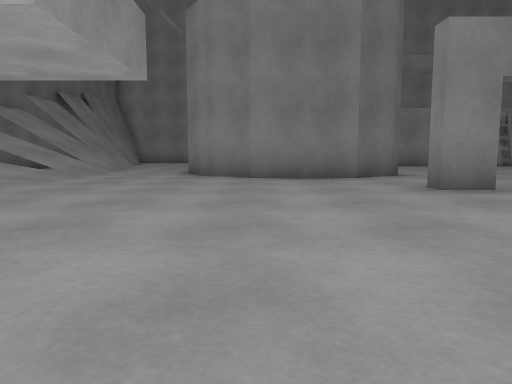
[1] (above)

23 first-person views from a walk through a 3-D level made in the Unity game engine. The camera is 0.55 m above the floor, tilts 6° down and sees 70° across. The floor is counted in squares, 1 m on a side. Each view is taken from the middle of a square. On the plan, view 1 faces up. The plan holds only what a view shows up to about 9 squares ahead; the rest is blank. The place goes on beyond the plan. The player character is not drawn.

[2]
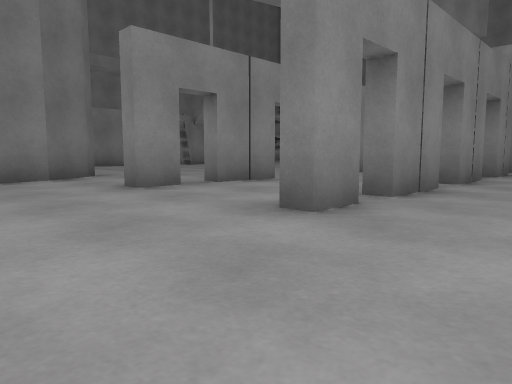

[3]
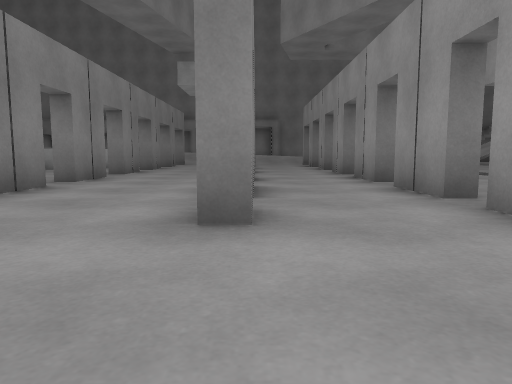

[4]
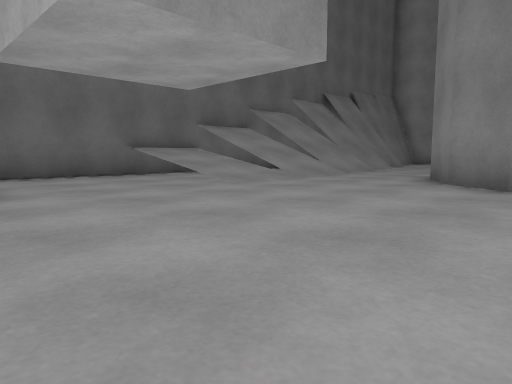

[5]
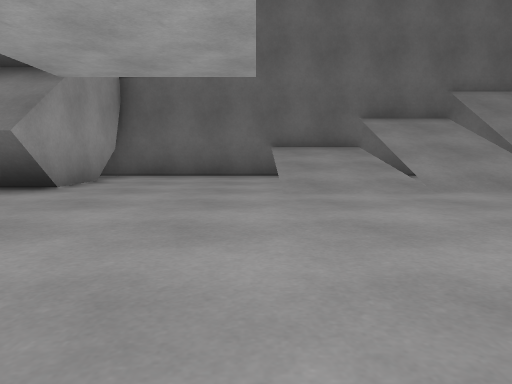

[6]
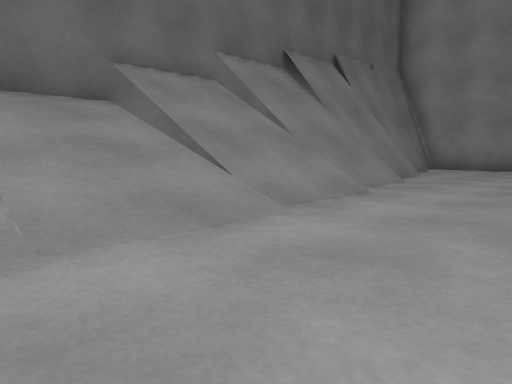

[7]
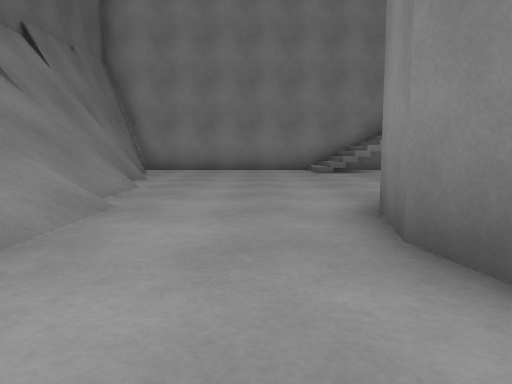

[8]
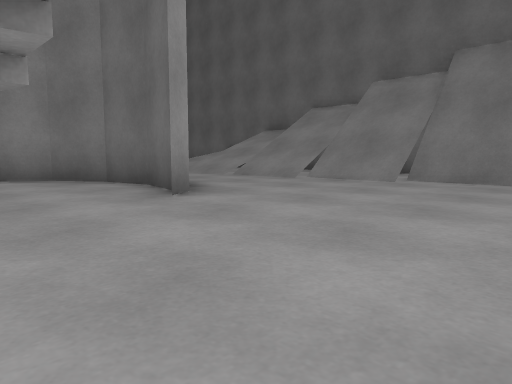

[9]
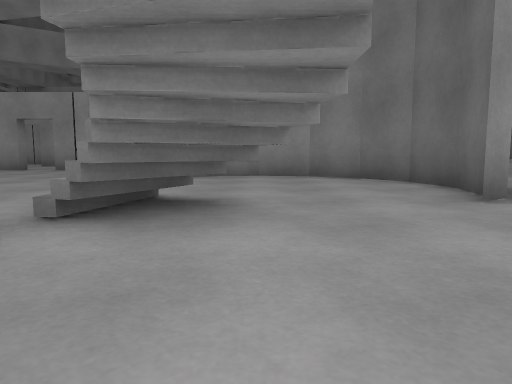

[10]
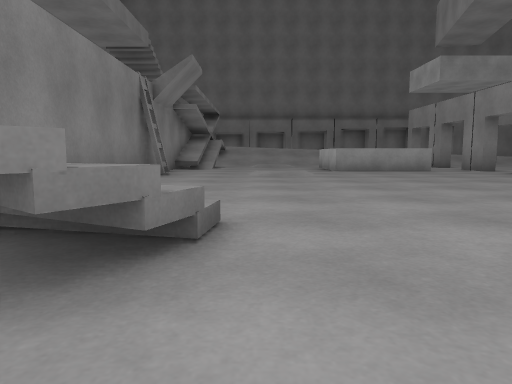

[11]
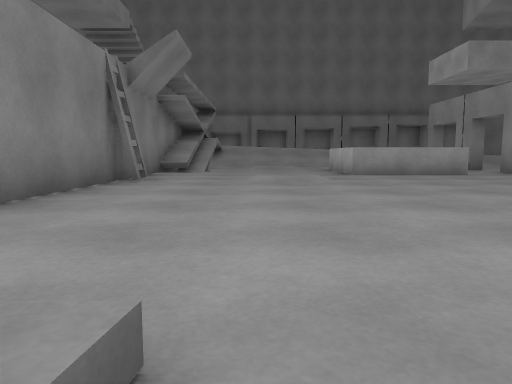

[12]
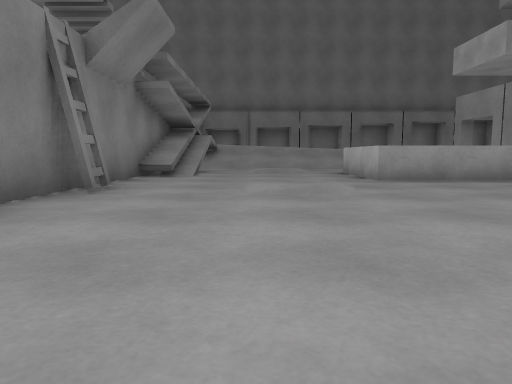

[13]
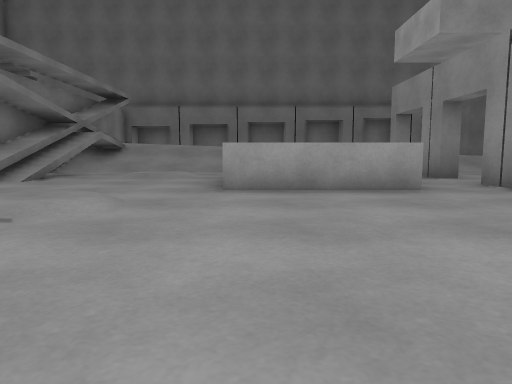

[14]
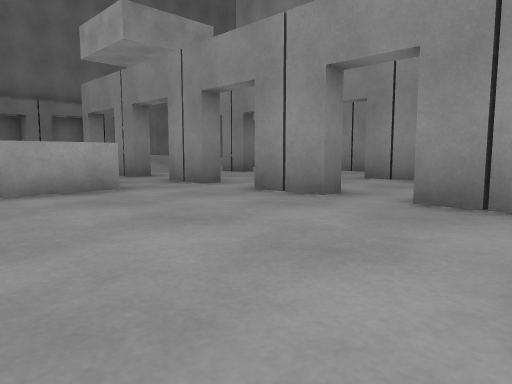

[15]
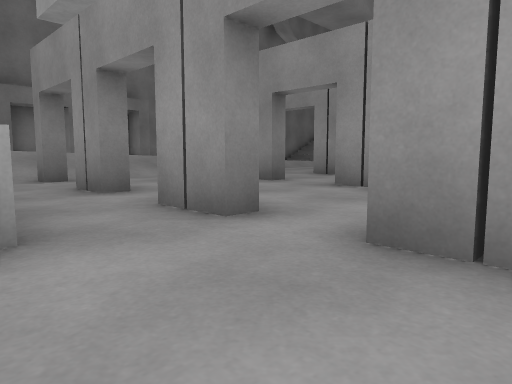

[16]
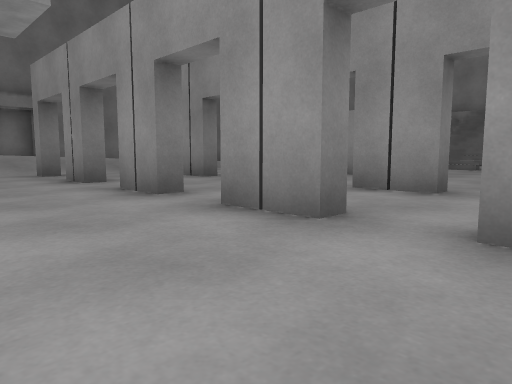

[17]
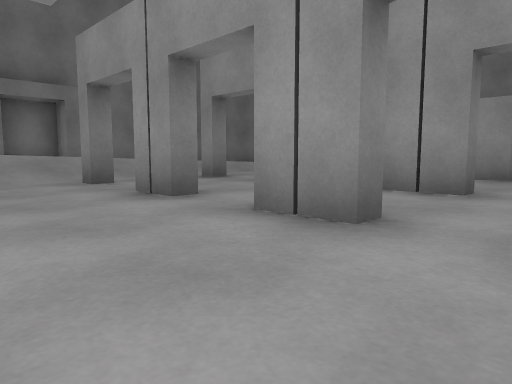

[18]
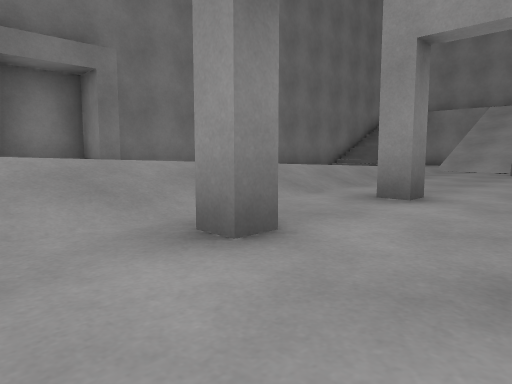

[19]
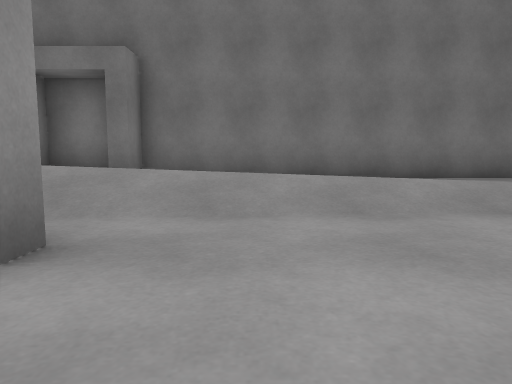

[20]
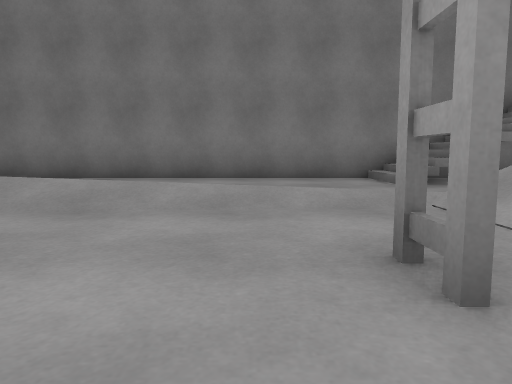

[21]
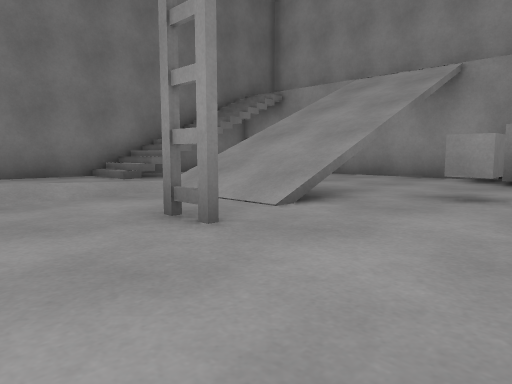

[22]
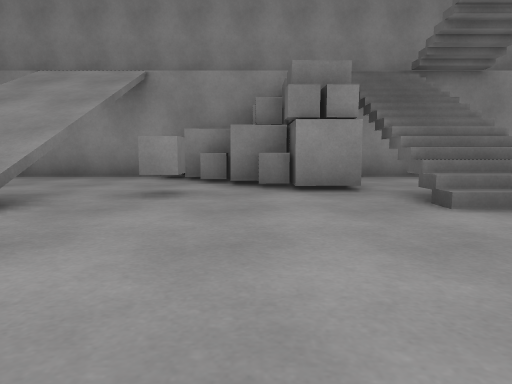

[23]
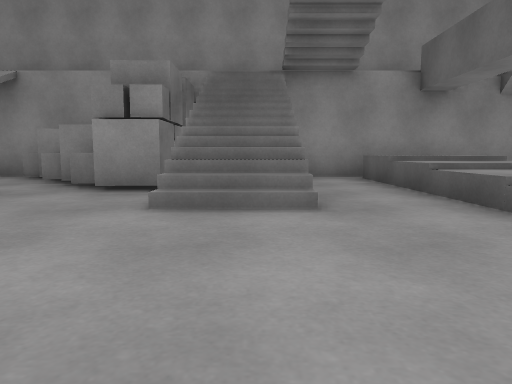

### Floor plan
Key: @ floor where view 1 was taken; # wall or solid block; x gap in a wall; . main floor; : floor 0.1 m higher than the main floor; + floor 0.3 m higher than the main floor; / step, stairs or slope; = window, fence, low wall or low ledge; ^ raised ledge.
Columns run from 8 left of view 1 to 25 right of it. Each row starts with its distance up from view 1.
 18    ........
 17   #.........
 16 ###.........   ##########
 15 #=#/......##^.........^^#
 14 #///......^^^............
 13 #///...#..........//..../
 12 #///..##........../:.../:
 11 #///..##.................
 10 #///..##.............^^
  9 #///...#####.........^
  8 #///....###... ......^
  7 #///.......... ...........
  6 #..........#.#xx#.##.#..#.#//
  5 #..........................//
  4 #........................../
  3 #..........................//
  2 ##### .....#.#xx#.##.#..#.#//    #
  1        ....................//   ##
  0         @..................//    #
 -1            #.#xx#.##.#  #.#./    #
 -2               ..  . ..  ..../   .#
 -3                   . ..   .../   .#
 -4                   .. #   .../  ..#
 -5                   ...  ...../  ..#
 -6                    ........./ ...#
 -7                   ........#./ ...#
 -8                   ......../// ...#
 -9                  +..//....///..//#
-10                 //..//..#.///  //
-11                 //...##^....
-12                   ....##^....
-13                   ....  #^...
-14               #######    #####

Positions as (right, up) in squares from view 1, and headings:
1: (0, 0), facing up
2: (0, 0), facing up-right
3: (0, 2), facing right
4: (1, 2), facing up-left
5: (1, 6), facing left
6: (-2, 8), facing up-left
7: (-3, 9), facing up
8: (2, 18), facing down-left
9: (2, 18), facing down
10: (1, 13), facing right
11: (3, 13), facing right
12: (5, 13), facing right
13: (7, 10), facing right
14: (7, 10), facing down-right
15: (10, 8), facing down-right
16: (8, 5), facing down-right
17: (11, 5), facing down-right
18: (16, 4), facing down-right
19: (16, -2), facing right
20: (16, -6), facing right
21: (15, -5), facing down-right
22: (15, -5), facing down
23: (12, -5), facing down
